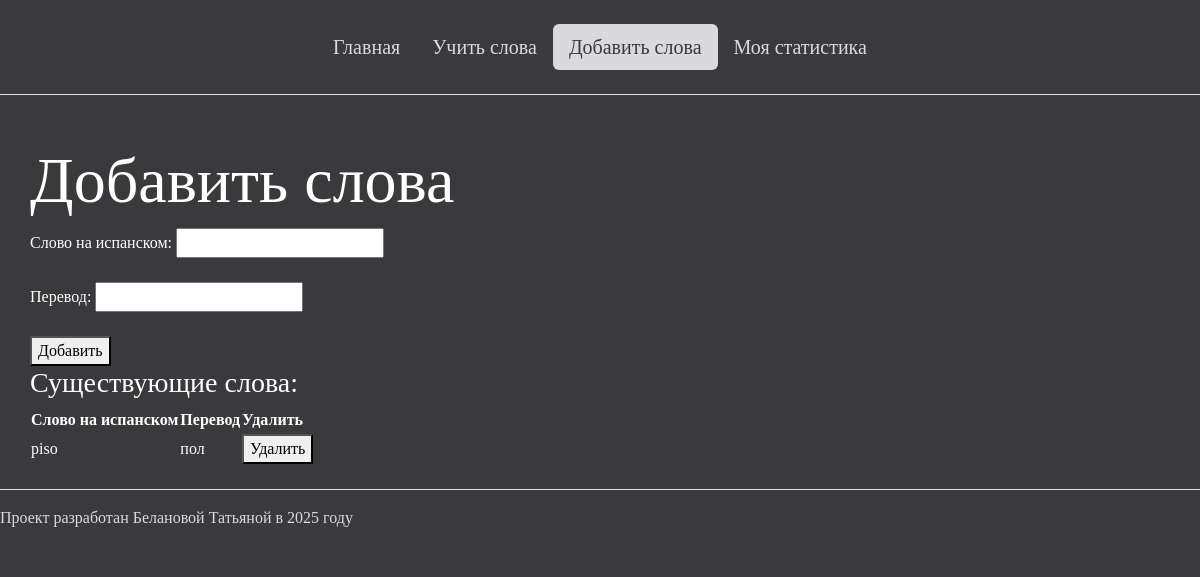
Page /add_words/ on the earlier database version.
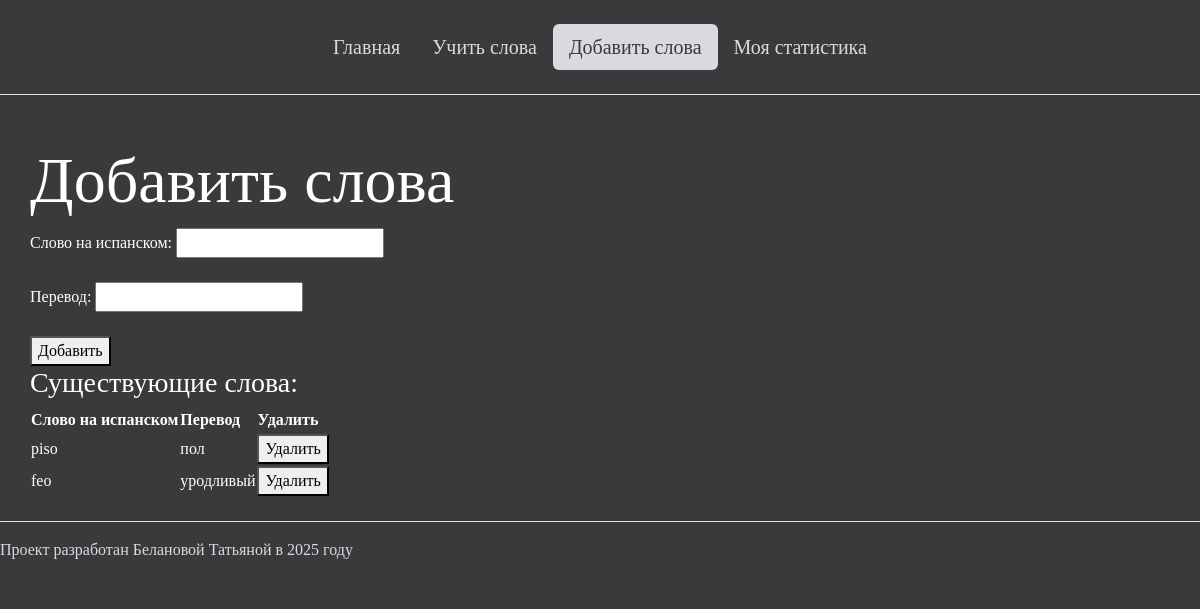
Same page on the later database version.
### my_site/models.py (models this page shows, shortened)
class WordCard(models.Model):
    spanish_word = models.CharField(max_length=100)
    russian_translation = models.CharField(max_length=100)

### my_site/views.py (the view, shortened to what this page needs)
# urls.py: path('add_words/', views.add_words, name='add_words'),
def add_words(request):
    form = WordForm()
    word_cards = WordCard.objects.all()
    return render(request, 'add_words.html', {'form': form, 'word_cards': word_cards})

### my_site/forms.py
class WordForm(forms.ModelForm):
    class Meta:
        model = WordCard
        fields = ('spanish_word', 'russian_translation')

### templates/add_words.html (shortened to what this page needs)
{% extends 'base_page.html' %}
{% block content %}
    <h2>Добавить слова</h2>
    <form method="post" id="add-form">
        <label for="spanish_word">Слово на испанском:</label>
        <input type="text" id="spanish_word" name="spanish_word"><br><br>
        <label for="russian_translation">Перевод:</label>
        <input type="text" id="russian_translation" name="russian_translation"><br><br>
        <button type="submit" name="add_word">Добавить</button>
    </form>
    <h3>Существующие слова:</h3>
    <table>
        <tr>
            <th>Слово на испанском</th>
            <th>Перевод</th>
            <th>Удалить</th>
        </tr>
        {% for card in word_cards %}
            <tr>
                <td>{{ card.spanish_word }}</td>
                <td>{{ card.russian_translation }}</td>
                <td>
                    <form method="post" id="delete-form-{{ card.id }}">
                        <button type="submit" name="delete_word">Удалить</button>
                    </form>
                </td>
            </tr>
        {% endfor %}
    </table>
{% endblock %}

Differences in the rows shown:
added WordCard: spanish_word "feo", russian_translation "уродливый"
